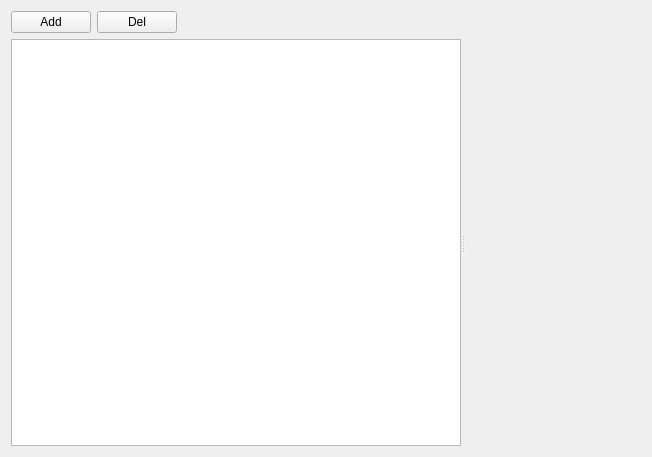
<?xml version="1.0" encoding="UTF-8"?>
<ui version="4.0">
 <class>LinkDesignWidget</class>
 <widget class="QWidget" name="LinkDesignWidget">
  <property name="geometry">
   <rect>
    <x>0</x>
    <y>0</y>
    <width>652</width>
    <height>457</height>
   </rect>
  </property>
  <property name="windowTitle">
   <string>Form</string>
  </property>
  <layout class="QVBoxLayout" name="verticalLayout">
   <item>
    <layout class="QHBoxLayout" name="horizontalLayout_2">
     <item>
      <widget class="QPushButton" name="addBtn">
       <property name="text">
        <string>Add</string>
       </property>
      </widget>
     </item>
     <item>
      <widget class="QPushButton" name="delBtn">
       <property name="text">
        <string>Del</string>
       </property>
      </widget>
     </item>
     <item>
      <spacer name="horizontalSpacer">
       <property name="orientation">
        <enum>Qt::Orientation::Horizontal</enum>
       </property>
       <property name="sizeHint" stdset="0">
        <size>
         <width>40</width>
         <height>20</height>
        </size>
       </property>
      </spacer>
     </item>
    </layout>
   </item>
   <item>
    <widget class="QSplitter" name="splitter">
     <property name="orientation">
      <enum>Qt::Orientation::Horizontal</enum>
     </property>
     <widget class="QListView" name="componentView"/>
     <widget class="Antenna2DView" name="designWidget" native="true"/>
    </widget>
   </item>
  </layout>
 </widget>
 <customwidgets>
  <customwidget>
   <class>Antenna2DView</class>
   <extends>QWidget</extends>
   <header location="global">antenna2dview.h</header>
   <container>1</container>
  </customwidget>
 </customwidgets>
 <resources/>
 <connections/>
</ui>
